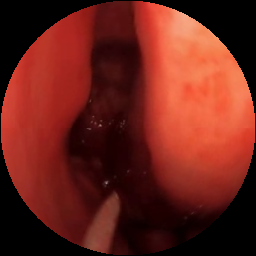
#> input picture neglectpixels/0.tif, 256 x 256 px
$ python pixels.py
#> lines starting #> are read from the running program, lines starting #| are printed output that depends on the picture
import cv2
import tifffile
import numpy as np

image = tifffile.imread('0.tif')
#> image is the input picture: shape (256, 256, 3); mean R, G, B 107, 34.6, 25.9
image2 = tifffile.imread('2.tif')
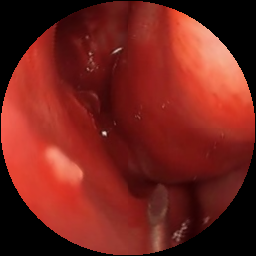
#> input picture neglectpixels/2.tif, 256 x 256 px
#> image2 is the input picture: shape (256, 256, 3); mean R, G, B 115.5, 34.8, 28.1
image3 = tifffile.imread('3.tif')
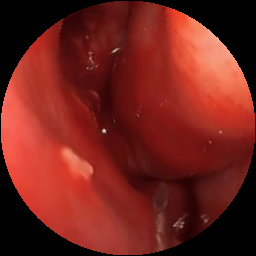
#> input picture neglectpixels/3.tif, 256 x 256 px
#> image3 is the input picture: shape (256, 256, 3); mean R, G, B 113.8, 34.2, 27.7
image4 = tifffile.imread('4.tif')
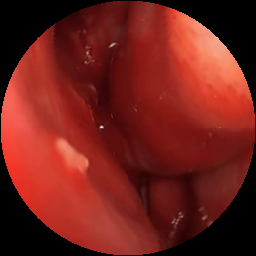
#> input picture neglectpixels/4.tif, 256 x 256 px
#> image4 is the input picture: shape (256, 256, 3); mean R, G, B 113.8, 32.6, 26.3
image5 = tifffile.imread('5.tif')
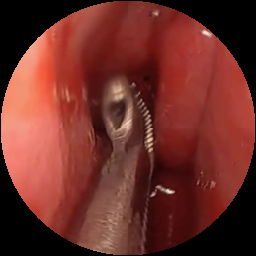
#> input picture neglectpixels/5.tif, 256 x 256 px
#> image5 is the input picture: shape (256, 256, 3); mean R, G, B 110, 46.5, 39.8
image6 = tifffile.imread('6.tif')
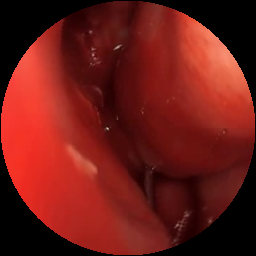
#> input picture neglectpixels/6.tif, 256 x 256 px
#> image6 is the input picture: shape (256, 256, 3); mean R, G, B 108.7, 27.1, 22.1
#> (the run stopped early here; a loop or call above may not have finished)
